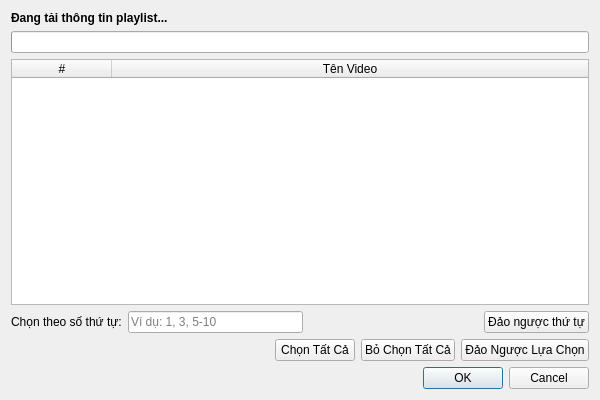
<?xml version="1.0" encoding="UTF-8"?>
<!-- Phiên bản: 1.3 (Sửa lỗi build) -->
<!-- Vị trí: /ui/dialogs/playlistimportdialog.ui -->
<ui version="4.0">
 <class>PlaylistImportDialog</class>
 <widget class="QDialog" name="PlaylistImportDialog">
  <property name="geometry">
   <rect>
    <x>0</x>
    <y>0</y>
    <width>600</width>
    <height>400</height>
   </rect>
  </property>
  <property name="windowTitle">
   <string>Chọn Video từ Playlist</string>
  </property>
  <layout class="QVBoxLayout" name="verticalLayout">
   <item>
    <widget class="QLabel" name="titleLabel">
     <property name="font">
      <font>
       <bold>true</bold>
      </font>
     </property>
     <property name="text">
      <string>Đang tải thông tin playlist...</string>
     </property>
    </widget>
   </item>
   <item>
    <widget class="QProgressBar" name="progressBar">
     <property name="value">
      <number>0</number>
     </property>
     <property name="textVisible">
      <bool>false</bool>
     </property>
     <property name="invertedAppearance">
      <bool>false</bool>
     </property>
    </widget>
   </item>
   <item>
    <widget class="QTableWidget" name="videoTableWidget">
     <property name="editTriggers">
      <set>QAbstractItemView::NoEditTriggers</set>
     </property>
     <property name="alternatingRowColors">
      <bool>true</bool>
     </property>
     <property name="selectionMode">
      <enum>QAbstractItemView::NoSelection</enum>
     </property>
     <attribute name="horizontalHeaderStretchLastSection">
      <bool>true</bool>
     </attribute>
     <attribute name="verticalHeaderVisible">
      <bool>false</bool>
     </attribute>
     <column>
      <property name="text">
       <string>#</string>
      </property>
     </column>
     <column>
      <property name="text">
       <string>Tên Video</string>
      </property>
     </column>
    </widget>
   </item>
   <item>
    <layout class="QHBoxLayout" name="horizontalLayout_2">
     <item>
      <widget class="QLabel" name="label">
       <property name="text">
        <string>Chọn theo số thứ tự:</string>
       </property>
      </widget>
     </item>
     <item>
      <widget class="QLineEdit" name="indexSelectionLineEdit">
       <property name="placeholderText">
        <string>Ví dụ: 1, 3, 5-10</string>
       </property>
      </widget>
     </item>
     <item>
      <spacer name="horizontalSpacer_2">
       <property name="orientation">
        <enum>Qt::Horizontal</enum>
       </property>
       <property name="sizeHint" stdset="0">
        <size>
         <width>40</width>
         <height>20</height>
        </size>
       </property>
      </spacer>
     </item>
     <item>
      <widget class="QPushButton" name="invertOrderButton">
       <property name="text">
        <string>Đảo ngược thứ tự</string>
       </property>
      </widget>
     </item>
    </layout>
   </item>
   <item>
    <layout class="QHBoxLayout" name="horizontalLayout">
     <item>
      <spacer name="horizontalSpacer">
       <property name="orientation">
        <enum>Qt::Horizontal</enum>
       </property>
       <property name="sizeHint" stdset="0">
        <size>
         <width>40</width>
         <height>20</height>
        </size>
       </property>
      </spacer>
     </item>
     <item>
      <widget class="QPushButton" name="selectAllButton">
       <property name="text">
        <string>Chọn Tất Cả</string>
       </property>
      </widget>
     </item>
     <item>
      <widget class="QPushButton" name="deselectAllButton">
       <property name="text">
        <string>Bỏ Chọn Tất Cả</string>
       </property>
      </widget>
     </item>
     <item>
      <widget class="QPushButton" name="invertSelectionButton">
       <property name="text">
        <string>Đảo Ngược Lựa Chọn</string>
       </property>
      </widget>
     </item>
    </layout>
   </item>
   <item>
    <widget class="QDialogButtonBox" name="buttonBox">
     <property name="orientation">
      <enum>Qt::Horizontal</enum>
     </property>
     <property name="standardButtons">
      <set>QDialogButtonBox::Cancel|QDialogButtonBox::Ok</set>
     </property>
    </widget>
   </item>
  </layout>
 </widget>
 <resources/>
 <connections>
  <connection>
   <sender>buttonBox</sender>
   <signal>accepted()</signal>
   <receiver>PlaylistImportDialog</receiver>
   <slot>accept()</slot>
   <hints>
    <hint type="sourcelabel">
     <x>248</x>
     <y>254</y>
    </hint>
    <hint type="destinationlabel">
     <x>157</x>
     <y>274</y>
    </hint>
   </hints>
  </connection>
  <connection>
   <sender>buttonBox</sender>
   <signal>rejected()</signal>
   <receiver>PlaylistImportDialog</receiver>
   <slot>reject()</slot>
   <hints>
    <hint type="sourcelabel">
     <x>316</x>
     <y>260</y>
    </hint>
    <hint type="destinationlabel">
     <x>286</x>
     <y>274</y>
    </hint>
   </hints>
  </connection>
 </connections>
</ui>
